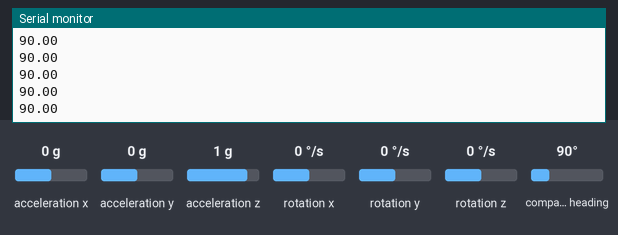
This sketch was run on a simulated Arduino Uno, built with avr-gcc and run on an emulated ATmega328P. Shown: the last lines printed to the serial monitor. The test bench sets the inputs (shaded band); at power-on: compass heading 90°, acceleration x 0 g, acceleration y 0 g, acceleration z 1 g, rotation x 0 °/s, rotation y 0 °/s, rotation z 0 °/s.

Above: at 1.2 s.
1.3 s: compass heading set to 7°
At 1.33 s:
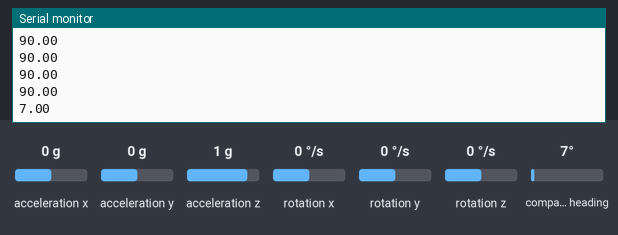
2.8 s: compass heading set to 180°
At 2.86 s:
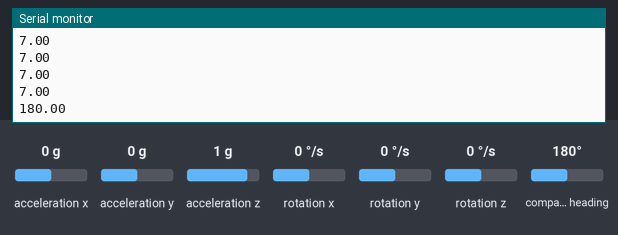
Timing chart, 0 to 5.8 s (numbered marks = the images above; inputs shaded):
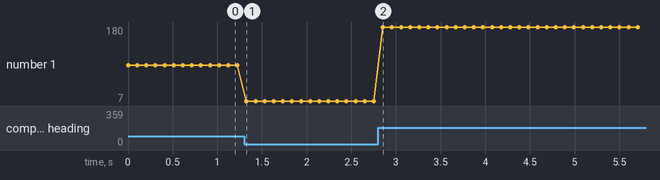

The sketch:

sketch_dec07b.ino
```cpp
//14:42:01.750 -> min: {  -437,   -602,   -661}    max: {   +83,    -25,   -457}
#include <Wire.h>
#include <LSM303.h>

LSM303 compass;

void setup() {
  Serial.begin(9600);
  Wire.begin();
  compass.init();
  compass.enableDefault();

  /*
  Calibration values; the default values of +/-32767 for each axis
  lead to an assumed magnetometer bias of 0. Use the Calibrate example
  program to determine appropriate values for your particular unit.
  */
  compass.m_min = (LSM303::vector<int16_t>){-32767+437, -32767+602, -32767+661};
  compass.m_max = (LSM303::vector<int16_t>){+32767-83, +32767+25, +32767+475};
}

void loop() {
  compass.read();

  /*
  When given no arguments, the heading() function returns the angular
  difference in the horizontal plane between a default vector and
  north, in degrees.

  The default vector is chosen by the library to point along the
  surface of the PCB, in the direction of the top of the text on the
  silkscreen. This is the +X axis on the Pololu LSM303D carrier and
  the -Y axis on the Pololu LSM303DLHC, LSM303DLM, and LSM303DLH
  carriers.

  To use a different vector as a reference, use the version of heading()
  that takes a vector argument; for example, use

    compass.heading((LSM303::vector<int>){0, 0, 1});

  to use the +Z axis as a reference.
  */
  float heading = compass.heading();

  Serial.println(heading);
  delay(100);
}
```

Measured:
- after the input at 1.3 s, the serial monitor: prints a new line at once (image 1)
- after the input at 2.8 s, the serial monitor: prints a new line after 0.05 s (image 2)
- plotted number 1: 90 → 7 after the input at 1.3 s, 7 → 180 after the input at 2.8 s
